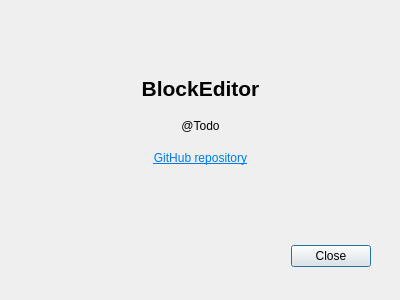
<?xml version="1.0" encoding="UTF-8"?>
<ui version="4.0">
 <class>AboutDialog</class>
 <widget class="QDialog" name="AboutDialog">
  <property name="geometry">
   <rect>
    <x>0</x>
    <y>0</y>
    <width>400</width>
    <height>300</height>
   </rect>
  </property>
  <property name="windowTitle">
   <string>About BlockEditor</string>
  </property>
  <widget class="QDialogButtonBox" name="buttonBox">
   <property name="geometry">
    <rect>
     <x>30</x>
     <y>240</y>
     <width>341</width>
     <height>32</height>
    </rect>
   </property>
   <property name="orientation">
    <enum>Qt::Horizontal</enum>
   </property>
   <property name="standardButtons">
    <set>QDialogButtonBox::Close</set>
   </property>
  </widget>
  <widget class="QLabel" name="label">
   <property name="geometry">
    <rect>
     <x>10</x>
     <y>10</y>
     <width>381</width>
     <height>221</height>
    </rect>
   </property>
   <property name="text">
    <string>&lt;!DOCTYPE HTML PUBLIC &quot;-//W3C//DTD HTML 4.0//EN&quot; &quot;http://www.w3.org/TR/REC-html40/strict.dtd&quot;&gt;
&lt;html&gt;&lt;head&gt;&lt;meta name=&quot;qrichtext&quot; content=&quot;1&quot; /&gt;&lt;style type=&quot;text/css&quot;&gt;
p, li { white-space: pre-wrap; }
&lt;/style&gt;&lt;/head&gt;&lt;body style=&quot; font-family:'Noto Sans'; font-size:9pt; font-weight:400; font-style:normal;&quot;&gt;
&lt;p align=&quot;center&quot; style=&quot; margin-top:18px; margin-bottom:12px; margin-left:0px; margin-right:0px; -qt-block-indent:0; text-indent:0px;&quot;&gt;&lt;span style=&quot; font-size:16pt; font-weight:600;&quot;&gt;BlockEditor&lt;/span&gt;&lt;/p&gt;
&lt;p align=&quot;center&quot; style=&quot; margin-top:18px; margin-bottom:12px; margin-left:0px; margin-right:0px; -qt-block-indent:0; text-indent:0px;&quot;&gt;@Todo&lt;/p&gt;
&lt;p align=&quot;center&quot; style=&quot; margin-top:18px; margin-bottom:12px; margin-left:0px; margin-right:0px; -qt-block-indent:0; text-indent:0px;&quot;&gt;&lt;a href=&quot;https://github.com/Furdys/ICP-proj&quot;&gt;&lt;span style=&quot; text-decoration: underline; color:#007af4;&quot;&gt;GitHub repository&lt;/span&gt;&lt;/a&gt;&lt;/p&gt;&lt;/body&gt;&lt;/html&gt;</string>
   </property>
  </widget>
 </widget>
 <resources/>
 <connections>
  <connection>
   <sender>buttonBox</sender>
   <signal>accepted()</signal>
   <receiver>AboutDialog</receiver>
   <slot>accept()</slot>
   <hints>
    <hint type="sourcelabel">
     <x>248</x>
     <y>254</y>
    </hint>
    <hint type="destinationlabel">
     <x>157</x>
     <y>274</y>
    </hint>
   </hints>
  </connection>
  <connection>
   <sender>buttonBox</sender>
   <signal>rejected()</signal>
   <receiver>AboutDialog</receiver>
   <slot>reject()</slot>
   <hints>
    <hint type="sourcelabel">
     <x>316</x>
     <y>260</y>
    </hint>
    <hint type="destinationlabel">
     <x>286</x>
     <y>274</y>
    </hint>
   </hints>
  </connection>
 </connections>
</ui>
